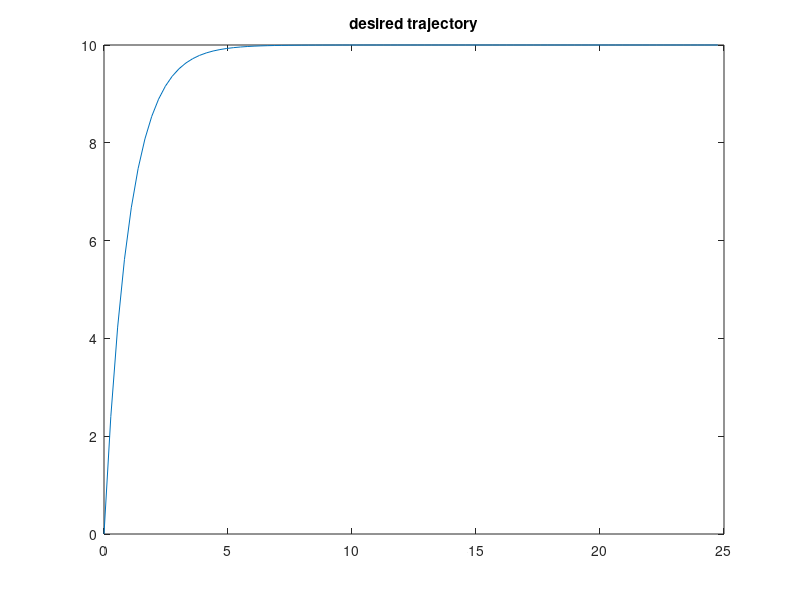

This figure's MATLAB source: (Note: this script raises an error after producing the figure.)

%% August 2021
%%
clear all
close all

%% simulation time definition
interval=0.275;
%2755
t_space = 0:interval:25;

%% Model Definition
am = 1;
bm = +2;
r = 5;
r = r *ones(1,length(t_space));
% r = sin(0.2*t_space);
u_r = r;
Wm = tf(bm,[1 am]);
xm = lsim(Wm,u_r,t_space);
figure()
plot(t_space,xm);
title('desired trajectory');

gamma1=0.3; %0.2 and 0.3 also work
gamma2=0.3;


%% Plant Definition for simulation purposes
km=235.68;
kT=0.0037;
Tm=0.564;
a =  1/Tm;
b = km*kT/Tm;
Gp = tf(b,[1 a]);
Gp_ss = ss(Gp); %for b,a <0 the system is unstable that's why I don't expect k, l to actually converge
% a must be positive, b can be whatever
% test = lsim(Gp_ss,ones(1,length(t_space)),t_space);
% plot(t_space,test)

%% Initialization of loop variables
x=zeros;
u = zeros;
k=zeros;
l=zeros;
k_l = zeros(length(t_space),2);
x(1)=0;
e(1)=0;
kstar=(am-a)/b
lstar=bm/b
% kp = calculate_k(Gp);
% km = calculate_k(Wm);
% sgn = sign(kp)/sign(km); 

%% MRAC process
for i=1:(length(xm)-1)
    
    t = t_space(i):interval:t_space(i+1);
    u(i) = kstar*x(i) + lstar*r(i); %deleted the minus in front of k_l( , 1) here and put it 
    %in the adaptive law 
    
    input=u(i) * ones(1,length(t));
    temp = lsim(Gp_ss,input,t,x(i));
    x(i+1)=temp(end);
    
    e(i+1)=x(i+1)-xm(i+1);
    
%     [k_l(i+1,1),k_l(i+1,2)]= calculate_k_l(gamma1,gamma2,e(i+1),x(i+1),r(i+1),t,k_l(i,:),sign(b)); %sign(b)
    
end

%% Figure Generation
save workspace.mat
figures()
